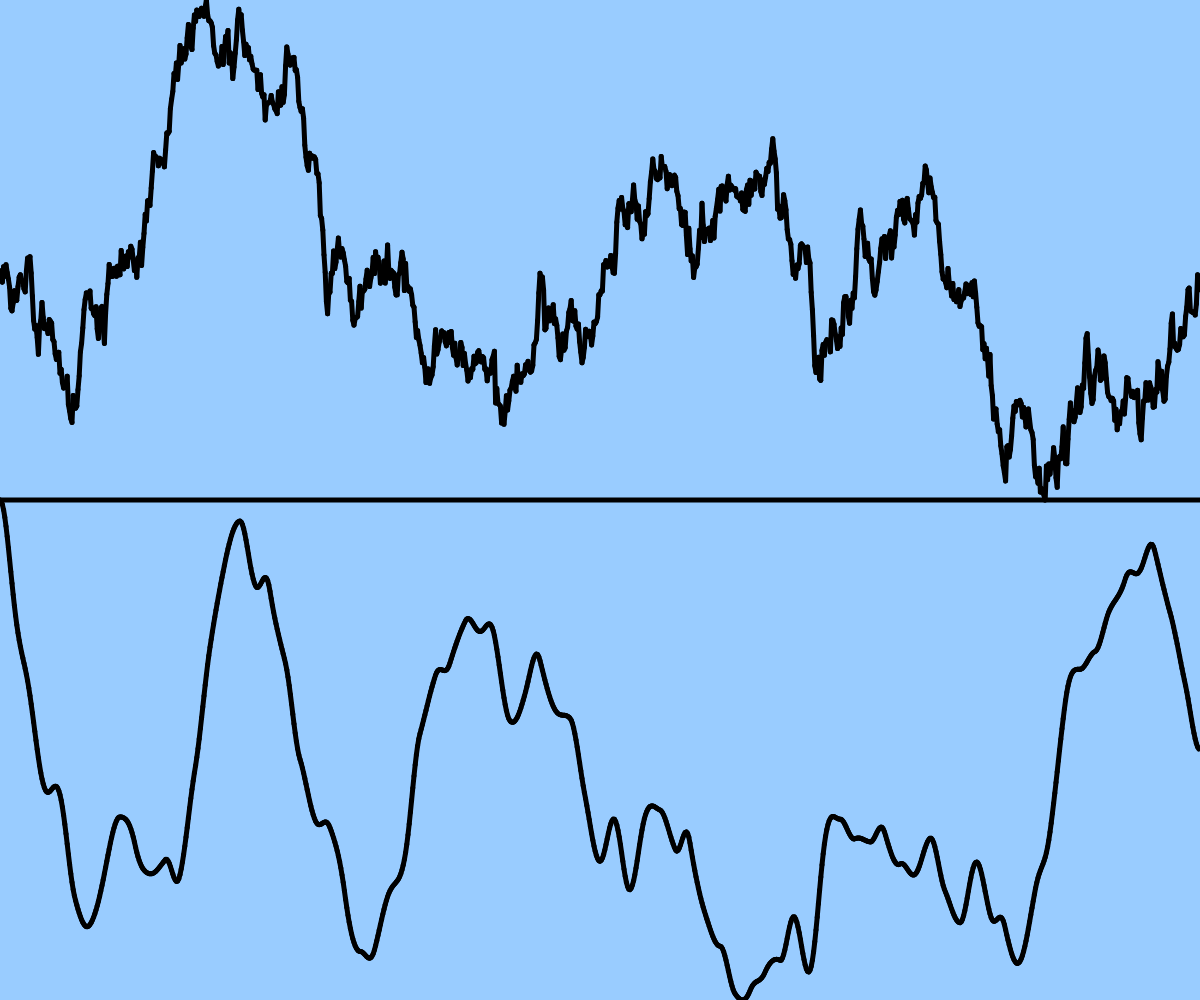
Frame 1 (no input)
Frame 60 (no input): identical to frame 1, image omitted
Frame 120 (the mouse pressed at the canvas centre since frame 60): identical to frame 1, image omitted

The p5.js sketch that drew this single still picture (run headless with seeded random() and noise() and a simulated clock; from frame 60 on, the mouse is pressed at the canvas centre):

// p5.js sketch
// ── sketch.js
let randomPerlins = [];
let randomNormals = [];
function setup() {
   // put setup code here
   createCanvas(windowWidth, windowHeight);
   var vn = 0;
   var t = 0;
   for (var i=0; i<1000; i++){
      randomNormals[i] = vn;
      vn = vn + randomGaussian(0,1);
   
      randomPerlins[i] = noise(t);//;
      t = t + 0.01;
   }
  }

function draw() {
   background(153,204,255)
   var w = windowWidth / randomNormals.length;
   strokeWeight(5);
   for (var i=0; i<randomNormals.length-1; i++){
      y1 = map(randomNormals[i], 
      min(randomNormals), 
      max(randomNormals), 
      0, 
      windowHeight/2 );
      y2 = map(randomNormals[i+1], 
      min(randomNormals), 
      max(randomNormals),
      0, 
      windowHeight/2 );
      line(i*w, 
      windowHeight/2 - y1, 
      (i+1)*w, 
      windowHeight/2 - y2);
      }
      
      line(0,
      windowHeight/2,
      windowWidth, 
      windowHeight/2);
      
   var w = windowWidth / randomPerlins.length;
   strokeWeight(5);
   for (var i=0; i<randomPerlins.length-1; i++){
      y1 = map(randomPerlins[i],
      min(randomPerlins), 
      max(randomPerlins), 
      0, 
      windowHeight/2 );
      y2 = map(randomPerlins[i+1],
      min(randomPerlins), 
      max(randomPerlins), 
      0, 
      windowHeight/2 );
      line(i*w, 
      windowHeight - y1, 
      (i+1)*w, 
      windowHeight - y2);
      }
}
